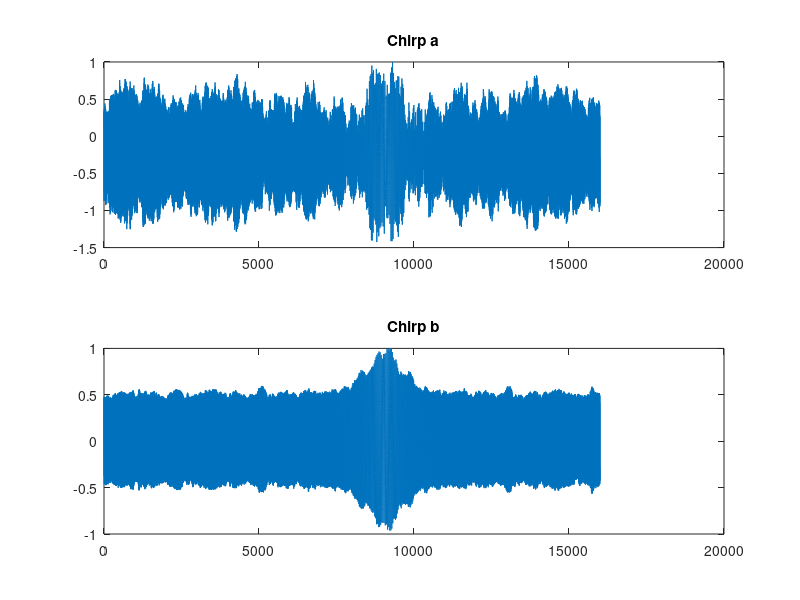
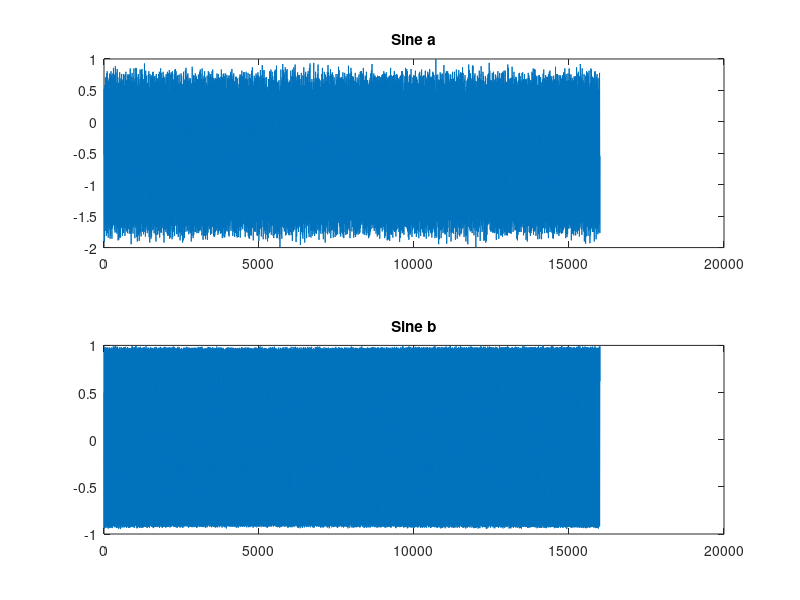
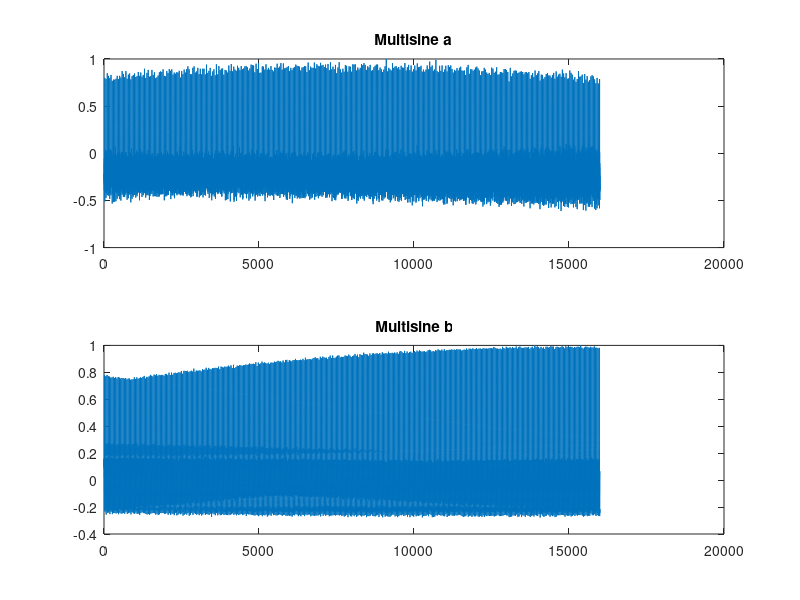
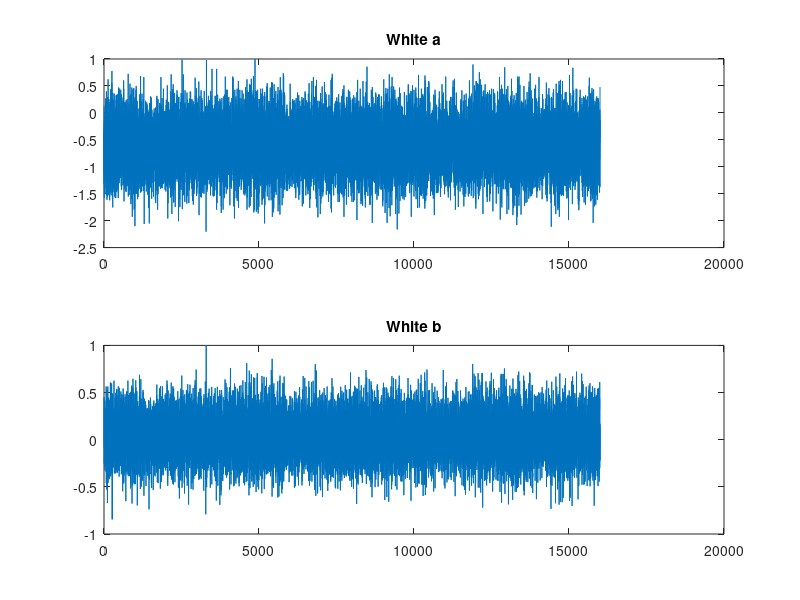

Write MATLAB code to recreate these figures, in order. (Note: this script raises an error after producing the figures.)
% Lab 2

addpath ../dsp
addpath ../CourseLib

%% Load recorded signals from microphones A and B
chirp_a = load('chirp_a.mat').chirp_a;
chirp_b = load('chirp_b.mat').chirp_b;
sine_a = load('sine_a.mat').sine_a;
sine_b = load('sine_b.mat').sine_b;
multisine_a = load('multisine_a.mat').multisine_a;
multisine_b = load('multisine_b.mat').multisine_b;
white_a = load('white_a.mat').white_a;
white_b = load('white_b.mat').white_b;

% Normalize signals
chirp_a = chirp_a/max(chirp_a);
chirp_b = chirp_b/max(chirp_b);
sine_a = sine_a/max(sine_a);
sine_b = sine_b/max(sine_b);
multisine_a = multisine_a/max(multisine_a);
multisine_b = multisine_b/max(multisine_b);
white_a = white_a/max(white_a);
white_b = white_b/max(white_b);

%% Define sampling frequency and time
fs = 8000; % [Hz]
Ts = 1/fs;

%% ============================== Determine nk ============================
%% With geometry: 
% ANSWER: nk = 8000*0.0012 = 9.6

%% With time-plots: 
% ANSWER: by looking at the multisine plots for mics A and B we
% could tell that the signal comes ~9 samples later to mic A => nk = 9

figure(2);
subplot(2,1,1);
plot(chirp_a); title('Chirp a');
subplot(2,1,2);
plot(chirp_b); title('Chirp b');

figure(3);
subplot(2,1,1);
plot(sine_a); title('Sine a');
subplot(2,1,2);
plot(sine_b); title('Sine b');

figure(4);
subplot(2,1,1);
plot(multisine_a); title('Multisine a');
subplot(2,1,2);
plot(multisine_b); title('Multisine b');

figure(5);
subplot(2,1,1);
plot(white_a); title('White a');
subplot(2,1,2);
plot(white_b); title('White b');

%% With xcorr
% ANSWER: the correlation is high for lag = 9, therefore nk = 9. This can
% be seen for all correlation plots besides for the sine (where the 
% correlation also is a sine). 

maxLag = 70;
[R,lags] = xcorr(chirp_a,chirp_b,maxLag);
figure(6);
subplot(4,1,1);
plot(lags,R); xlabel('Lags'); title('Chirp correlation for different lags'); 

[R,lags] = xcorr(sine_a,sine_b,maxLag);
subplot(4,1,2);
plot(lags,R); xlabel('Lags'); title('Sine correlation for different lags'); 

[R,lags] = xcorr(multisine_a,multisine_b,maxLag);
subplot(4,1,3);
plot(lags,R); xlabel('Lags'); title('Multisine correlation for different lags'); 

[R,lags] = xcorr(white_a,white_b,maxLag);
subplot(4,1,4);
plot(lags,R); xlabel('Lags'); title('White correlation for different lags'); 

%% Estimate model parameters with MyLMS

nk = floor(0.0012*fs);          % time-delay in sample
nb = 40;                        % nb + nk = model order 
mu = 0.015;                     % step-length
lambda = 0.005;                 % leakage factor
% nk = 0; % to estimate time-delay nk below
[th_chirp,sHat_chirp,err_chirp] = MyLMS(chirp_a, chirp_b, nb, nk, mu, lambda);
[th_sine,sHat_sine,err_sine] = MyLMS(sine_a, sine_b, nb, nk, mu, lambda);
[th_multisine,sHat_multisine,err_multisine] = MyLMS(multisine_a, multisine_b, nb, nk, mu, lambda);
[th_white,sHat_white,err_white] = MyLMS(white_a, white_b, nb, nk, mu, lambda);

figure(1);
subplot(4,1,1);
plot(th_chirp); xlabel('Iteration'); title('Chirp model parameters');
subplot(4,1,2);
plot(th_sine); xlabel('Iteration'); title('Sine model parameters');
subplot(4,1,3);
plot(th_multisine); xlabel('Iteration'); title('Multisine model parameters');
subplot(4,1,4);
plot(th_white); xlabel('Iteration'); title('White model parameters');

%% Having a small nk and a large model order:
% ANSWER: In white and multisine one can see that the first nonzero model
% parameter is parameter 9. Therefore nk = 9. In the other plots (sine and 
% chirp) we couldn't see the same effect as all model parameters starting
% from the first one are non-zero.

figure(7);
subplot(4,1,1); stem(1:nb+1,  th_chirp(16000,:)); title('Chirp');
subplot(4,1,2); stem(1:nb+1,  th_sine(16000,:)); title('Sine');
subplot(4,1,3); stem(1:nb+1,  th_multisine(16000,:)); title('Multisine');
subplot(4,1,4); stem(1:nb+1,  th_white(16000,:)); title('White');

%% ========================= Determine best nb ============================

%% ---------------- With AIC/BIC/loss plots
figure(8);
maxOrder = 50;
subplot(4,1,1);
arorder(chirp_a,maxOrder);
legend('Minimal loss function',...
       'Akaikes information criterion (AIC)',...
       'Akikes information criterion B (BIC)');
title('Chirp model order');

subplot(4,1,2);
arorder(sine_a,maxOrder);
legend('Minimal loss function',...
       'Akaikes information criterion (AIC)',...
       'Akikes information criterion B (BIC)');
title('Sine model order');

subplot(4,1,3);
arorder(multisine_a,maxOrder);
legend('Minimal loss function',...
       'Akaikes information criterion (AIC)',...
       'Akikes information criterion B (BIC)');
title('Multisine model order');

subplot(4,1,4);
arorder(white_a,maxOrder);
legend('Minimal loss function',...
       'Akaikes information criterion (AIC)',...
       'Akikes information criterion B (BIC)');
title('White model order');

% ANSWER: Chirp requires a model order of 5, sine requires model order 2, 
% multisine requires model order 40 and white is 10. For higher model 
% orders than those above, no significant decrease in the AIC/BIC is 
% noticeable. 

%% ======================= 3. Determine energy of sHat ====================

chirp_energy = sum(abs(chirp_a).^2);
sine_energy = sum(abs(sine_a).^2);
multisine_energy = sum(abs(multisine_a).^2);
white_energy = sum(abs(white_a).^2);

sHat_chirp_energy = sum(abs(sHat_chirp).^2);
sHat_sine_energy = sum(abs(sHat_sine).^2);
sHat_multisine_energy = sum(abs(sHat_multisine).^2);
sHat_white_energy = sum(abs(sHat_white).^2);

sHat_chirp_energy/chirp_energy             % 0.1621
sHat_sine_energy/sine_energy               % 0.1519
sHat_multisine_energy/multisine_energy     % 0.7462
sHat_white_energy/white_energy             % 0.6984

%% ============== 4. Compare real signal and its estimation ===============

yHat_chirp = chirp_a - sHat_chirp;
yHat_sine = sine_a - sHat_sine;
yHat_multisine = multisine_a - sHat_multisine;
yHat_white = white_a - sHat_white;

clf;
figure(9);
subplot(4,1,1);
plot(chirp_a); hold on; plot(yHat_chirp); title('Chirp: real and estimation');
legend('y','yHat');
subplot(4,1,2);
plot(sine_a); hold on; plot(yHat_sine); title('Sine: real and estimation');
legend('y','yHat');
subplot(4,1,3);
plot(multisine_a); hold on; plot(yHat_multisine); title('Multisine: real and estimation');
legend('y','yHat');
subplot(4,1,4);
plot(white_a); hold on; plot(yHat_white); title('White: real and estimation');
legend('y','yHat');

% ANSWER: For the chirp and sine signals, the estimation is closer to thhe
% real signal. This was expected, since the ratio of energies y-yhat/y was 
% low then, close to 15%. For the multisine and white signals, the
% estimation was bad, which also was expected since the energy ratio
% between the y-yhat/y was over 69%. Therefore the easiest to suppress the
% noise from are sine and chirp, since we can estimate that noise well.


%% ============= PART 2: Adaptive noise cancellation with LMS =============

playsound('multisine')

% 1. How does different step lengths and leakage factors affect the result?
% Can you hear the difference?

% ANSWER: With a step length of 2^-3 (the largest possible) and leakage
% factor on the low end between 0 and 0.03 good noise reducing was
% achieved. A relatively large value of step-length tells how fast the 
% values of theta are adjusted for errors. A low leakage factor tells that
% the earlier estimates of theta are good.

% ANSWER: Assuming the type of noise is unknown: choose nb to the largest
% required by the types of noise above, i.e. nb = 40, and nk = 0.

% ANSWER: The easiest to cancel out was sine by far. The others sucked.



